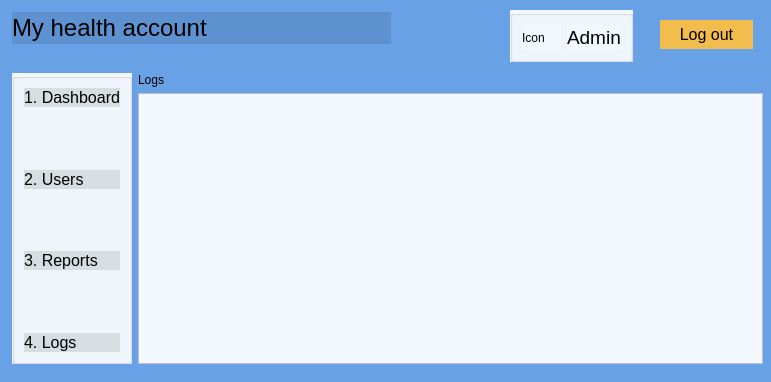
<?xml version="1.0" encoding="UTF-8"?>
<ui version="4.0">
 <class>AdminLogs</class>
 <widget class="QDialog" name="AdminLogs">
  <property name="geometry">
   <rect>
    <x>0</x>
    <y>0</y>
    <width>771</width>
    <height>382</height>
   </rect>
  </property>
  <property name="windowTitle">
   <string>Dialog</string>
  </property>
  <property name="styleSheet">
   <string notr="true">background-color: rgb(104, 161, 229);</string>
  </property>
  <widget class="QPushButton" name="pushButtonLogout">
   <property name="geometry">
    <rect>
     <x>660</x>
     <y>20</y>
     <width>93</width>
     <height>29</height>
    </rect>
   </property>
   <property name="styleSheet">
    <string notr="true">QPushButton {

    background-color: rgb(242, 189, 76); 

    border: none; 

    color: rgb(0, 0, 0); 

    font: 16px;

} 

QPushButton:hover { 

    background-color: rgb(245, 149, 66); 

    border: none; 

    color: rgb(0, 43, 255); 

}</string>
   </property>
   <property name="text">
    <string>Log out</string>
   </property>
  </widget>
  <widget class="QWidget" name="layoutWidget">
   <property name="geometry">
    <rect>
     <x>12</x>
     <y>73</y>
     <width>751</width>
     <height>291</height>
    </rect>
   </property>
   <layout class="QGridLayout" name="gridLayout">
    <item row="0" column="0" rowspan="2">
     <widget class="QGroupBox" name="groupBox_2">
      <property name="styleSheet">
       <string notr="true">background-color: rgb(242, 248, 253)</string>
      </property>
      <property name="title">
       <string/>
      </property>
      <layout class="QVBoxLayout" name="verticalLayout_2">
       <item>
        <widget class="QPushButton" name="pushButtonDashboard">
         <property name="styleSheet">
          <string notr="true">QPushButton {
	background-color: rgb(0, 0, 0,0.1); 
	border: none; 
	color: rgb(0, 0, 0); 
	font: 16px;
	text-align: left;
} 

QPushButton:hover { 
	background-color: rgb(0, 0, 0, 0.1); 
	border: none; 
	color: rgb(0, 43, 255); 
}
</string>
         </property>
         <property name="text">
          <string>1. Dashboard</string>
         </property>
        </widget>
       </item>
       <item>
        <spacer name="verticalSpacer_4">
         <property name="orientation">
          <enum>Qt::Vertical</enum>
         </property>
         <property name="sizeHint" stdset="0">
          <size>
           <width>20</width>
           <height>13</height>
          </size>
         </property>
        </spacer>
       </item>
       <item>
        <widget class="QPushButton" name="pushButtonUsers">
         <property name="styleSheet">
          <string notr="true">QPushButton {
	background-color: rgb(0, 0, 0,0.1); 
	border: none; 
	color: rgb(0, 0, 0); 
	font: 16px;
	text-align: left;
} 

QPushButton:hover { 
	background-color: rgb(0, 0, 0, 0.1); 
	border: none; 
	color: rgb(0, 43, 255); 
}
</string>
         </property>
         <property name="text">
          <string>2. Users</string>
         </property>
        </widget>
       </item>
       <item>
        <spacer name="verticalSpacer_5">
         <property name="orientation">
          <enum>Qt::Vertical</enum>
         </property>
         <property name="sizeHint" stdset="0">
          <size>
           <width>20</width>
           <height>13</height>
          </size>
         </property>
        </spacer>
       </item>
       <item>
        <widget class="QPushButton" name="pushButtonReports">
         <property name="styleSheet">
          <string notr="true">QPushButton {
	background-color: rgb(0, 0, 0,0.1); 
	border: none; 
	color: rgb(0, 0, 0); 
	font: 16px;
	text-align: left;
} 

QPushButton:hover { 
	background-color: rgb(0, 0, 0, 0.1); 
	border: none; 
	color: rgb(0, 43, 255); 
}
</string>
         </property>
         <property name="text">
          <string>3. Reports</string>
         </property>
        </widget>
       </item>
       <item>
        <spacer name="verticalSpacer_6">
         <property name="orientation">
          <enum>Qt::Vertical</enum>
         </property>
         <property name="sizeHint" stdset="0">
          <size>
           <width>20</width>
           <height>13</height>
          </size>
         </property>
        </spacer>
       </item>
       <item>
        <widget class="QPushButton" name="pushButtonLogs">
         <property name="styleSheet">
          <string notr="true">QPushButton {
	background-color: rgb(0, 0, 0,0.1); 
	border: none; 
	color: rgb(0, 0, 0); 
	font: 16px;
	text-align: left;
} 

QPushButton:hover { 
	background-color: rgb(0, 0, 0, 0.1); 
	border: none; 
	color: rgb(0, 43, 255); 
}
</string>
         </property>
         <property name="text">
          <string>4. Logs</string>
         </property>
        </widget>
       </item>
      </layout>
     </widget>
    </item>
    <item row="0" column="1">
     <widget class="QLabel" name="labelUserList">
      <property name="styleSheet">
       <string notr="true">font: 16pt &quot;.AppleSystemUIFont&quot;;
background-color: rgb(104, 161, 229);</string>
      </property>
      <property name="text">
       <string>Logs</string>
      </property>
     </widget>
    </item>
    <item row="1" column="1">
     <widget class="QTableView" name="tableView">
      <property name="styleSheet">
       <string notr="true">background-color: rgb(242, 248, 253)</string>
      </property>
     </widget>
    </item>
   </layout>
  </widget>
  <widget class="QGroupBox" name="groupBox_6">
   <property name="geometry">
    <rect>
     <x>510</x>
     <y>10</y>
     <width>123</width>
     <height>52</height>
    </rect>
   </property>
   <property name="styleSheet">
    <string notr="true">background-color: rgb(242, 248, 253)</string>
   </property>
   <property name="title">
    <string/>
   </property>
   <layout class="QHBoxLayout" name="horizontalLayout_2">
    <item>
     <layout class="QHBoxLayout" name="horizontalLayout">
      <item>
       <widget class="QLabel" name="labelAdmin">
        <property name="text">
         <string>Icon</string>
        </property>
       </widget>
      </item>
      <item>
       <widget class="QLabel" name="label_17">
        <property name="font">
         <font>
          <family>.AppleSystemUIFont</family>
          <pointsize>14</pointsize>
          <italic>false</italic>
          <bold>false</bold>
         </font>
        </property>
        <property name="styleSheet">
         <string notr="true">font: 14pt &quot;.AppleSystemUIFont&quot;;</string>
        </property>
        <property name="text">
         <string>Admin</string>
        </property>
       </widget>
      </item>
     </layout>
    </item>
   </layout>
  </widget>
  <widget class="QSplitter" name="splitter">
   <property name="geometry">
    <rect>
     <x>12</x>
     <y>12</y>
     <width>379</width>
     <height>32</height>
    </rect>
   </property>
   <property name="orientation">
    <enum>Qt::Horizontal</enum>
   </property>
   <widget class="QPushButton" name="pushButtonMyHealthAccount">
    <property name="styleSheet">
     <string notr="true">QPushButton {
	background-color: rgb(0, 0, 0,0.1); 
	border: none; 
	color: rgb(0, 0, 0); 
	font: 24px;
	text-align: left;
} 

</string>
    </property>
    <property name="text">
     <string>My health account </string>
    </property>
   </widget>
  </widget>
 </widget>
 <resources/>
 <connections/>
</ui>
